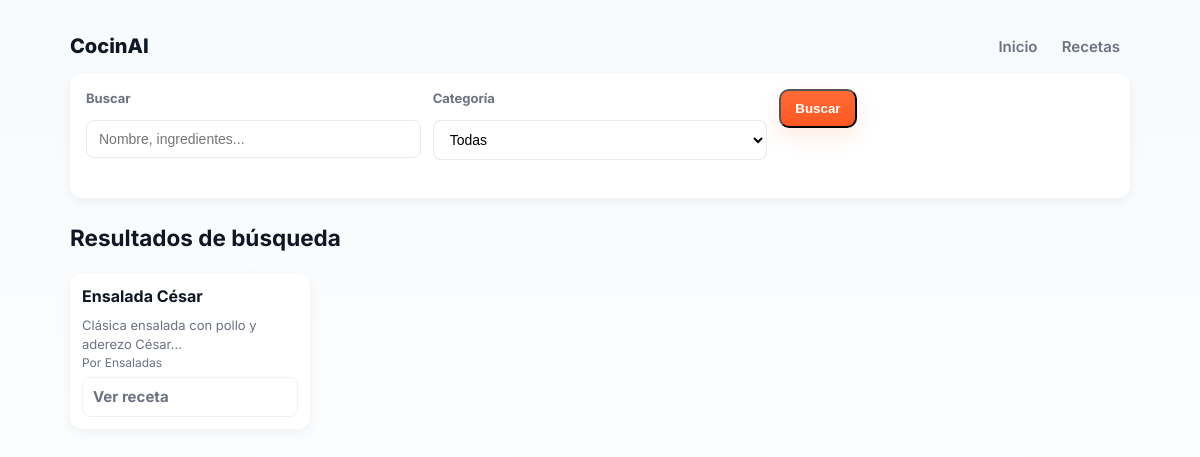
Screenshot of /search.php with the database file from the repository.
### tables this page shows
CREATE TABLE Receta (
    id INT AUTO_INCREMENT PRIMARY KEY,
    nombre VARCHAR(150) NOT NULL,
    descripcion TEXT,
    ingredientes TEXT,
    instrucciones TEXT,
    calorias INT,
    carbohidratos INT,
    proteinas INT,
    grasas INT,
    categoria_id INT,
    usuario_id INT,
    FOREIGN KEY (categoria_id) REFERENCES Categoria(id),
    FOREIGN KEY (usuario_id) REFERENCES Usuario(id)
);

CREATE TABLE Categoria (
    id INT AUTO_INCREMENT PRIMARY KEY,
    nombre VARCHAR(100) NOT NULL
);

### search.php (the view, shortened to what this page needs)
<?php
require_once __DIR__ . '/Nueva carpeta/BD/conexion.php';
$query = trim($_GET['q'] ?? '');
$sql = "SELECT r.*, u.nombre_usuario as autor, c.nombre as categoria
        FROM Receta r
        LEFT JOIN Usuario u ON r.usuario_id = u.id
        LEFT JOIN Categoria c ON r.categoria_id = c.id";
$sql .= " ORDER BY r.id DESC";
$stmt = $conn->prepare($sql);
$stmt->execute();
$resultados = $stmt->get_result()->fetch_all(MYSQLI_ASSOC);
?>
<!DOCTYPE html>
<html lang="es">
<head>
    <link rel="stylesheet" href="styles.css">
</head>
<body>
    <div class="container">
        <header>
            <div><a href="index.php" class="logo">CocinAI</a></div>
            <nav>
                <a href="index.php">Inicio</a>
                <a href="recipes.php">Recetas</a>
            </nav>
        </header>
        <form class="search-form" method="get">
            <div class="search-grid">
                <div class="form-field">
                    <label>Buscar</label>
                    <input type="text" name="q" value="<?php echo htmlspecialchars($query); ?>"
                           placeholder="Nombre, ingredientes...">
                </div>
                <div class="form-field">
                    <label>Categoría</label>
                    <select name="categoria">
                        <option value="">Todas</option>
                    </select>
                </div>
                <div class="form-field">
                    <button type="submit" class="btn">Buscar</button>
                </div>
            </div>
        </form>
        <div class="search-results">
            <h2>Resultados de búsqueda</h2>
            <?php if (empty($resultados)): ?>
                <p>No se encontraron recetas que coincidan con tu búsqueda.</p>
            <?php else: ?>
                <div class="grid">
                    <?php foreach ($resultados as $r): ?>
                        <article class="card">
                            <div class="body">
                                <h4><?php echo htmlspecialchars($r['nombre']); ?></h4>
                                <p class="text-muted"><?php echo htmlspecialchars(substr($r['descripcion'], 0, 100)); ?>...</p>
                                <div class="meta">
                                    <span>Por <?php echo htmlspecialchars($r['autor']); ?></span>
                                    <?php if (!empty($r['categoria'])): ?>
                                        <span><?php echo htmlspecialchars($r['categoria']); ?></span>
                                    <?php endif; ?>
                                </div>
                                <a href="recipe.php?id=<?php echo $r['id']; ?>" class="btn-sm">Ver receta</a>
                            </div>
                        </article>
                    <?php endforeach; ?>
                </div>
            <?php endif; ?>
        </div>
    </div>
</body>
</html>

### styles.css (style rules this page uses)
:root { --bg: #f7fafc; --card: #ffffff; --muted: #6b7280; --text: #0f1724; --accent: #ff6b35; --accent-600: #ff5724; --radius: 12px; --glass: rgba(255,255,255,0.6); --shadow: 0 6px 20px rgba(15,23,36,0.06); --shadow-sm: 0 4px 12px rgba(15,23,36,0.05); --max-width: 1100px; }
* { box-sizing:border-box }
html,body { height:100% }
body { margin:0; font-family: "Inter", system-ui, -apple-system, "Segoe UI", Roboto, "Helvetica Neue", Arial; background: linear-gradient(180deg, var(--bg) 0%, #ffffff 100%); color:var(--text); -webkit-font-smoothing:antialiased; -moz-osx-font-smoothing:grayscale; line-height:1.45; font-size:15px; }
.container { max-width:var(--max-width); margin:0 auto; padding:20px; }
header { display:flex; align-items:center; justify-content:space-between; gap:16px; padding:12px 0; }
header a.logo { font-weight:800; font-size:20px; color:var(--text); text-decoration:none; }
nav a { color:var(--muted); text-decoration:none; padding:8px 10px; border-radius:8px; transition:all .18s ease; font-weight:600; }
a.cta, .btn { background: linear-gradient(180deg, var(--accent) 0%, var(--accent-600) 100%); color:#fff; padding:10px 14px; border-radius:10px; text-decoration:none; font-weight:600; display:inline-block; box-shadow: 0 8px 20px rgba(255,107,53,0.14); transition:transform .12s ease, box-shadow .12s ease; }
.grid { display:flex; flex-wrap:wrap; gap:18px; margin-top:12px; align-items:center; align-content: center; }
.card { background:var(--card); border-radius:12px; overflow:hidden; width:240px; box-shadow:var(--shadow-sm); transition:transform .14s ease, box-shadow .14s ease; display:flex; flex-direction:column; }
.card .body { padding:12px; flex:1; display:flex; flex-direction:column; }
.card h4 { margin:0 0 8px; font-size:16px; }
.card p { margin:0; color:var(--muted); font-size:13px; }
.meta { font-size:12px; color:var(--muted); margin-bottom:6px }
form input[type="text"], form input[type="number"], form textarea, form select { width:100%; padding:10px 12px; border-radius:8px; border:1px solid #e6e9ef; margin:6px 0 12px; font-size:14px; background:#fff; outline:none; transition:box-shadow .12s ease, border-color .12s ease; }
.btn-sm { display:inline-flex; align-items:center; gap:8px; padding:8px 10px; border-radius:8px; background:#fff; border:1px solid #eef2f6; color:var(--muted); font-weight:700; text-decoration:none; }
.form-field { margin-bottom:10px; }
.form-field label { display:block; font-weight:700; font-size:13px; margin-bottom:6px; color:var(--muted) }
a { color:var(--accent); }
.text-muted { color:var(--muted) }
.search-form { background: var(--card); padding: 16px; border-radius: 12px; box-shadow: var(--shadow-sm); margin-bottom: 24px; }
.search-grid { display: grid; grid-template-columns: 1fr 1fr 1fr; gap: 12px; }

### rows the page displays
receta: nombre "Ensalada César", descripcion "Clásica ensalada con pollo y aderezo César", categoria.nombre "Ensaladas"
